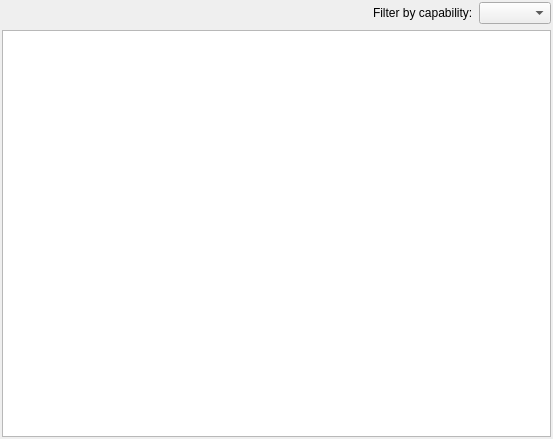
<?xml version="1.0" encoding="UTF-8"?>
<ui version="4.0">
 <class>Settings_Accounts</class>
 <widget class="QWidget" name="Settings_Accounts">
  <property name="geometry">
   <rect>
    <x>0</x>
    <y>0</y>
    <width>553</width>
    <height>439</height>
   </rect>
  </property>
  <property name="windowTitle">
   <string>Form</string>
  </property>
  <layout class="QVBoxLayout" name="verticalLayout">
   <property name="margin">
    <number>2</number>
   </property>
   <item>
    <layout class="QHBoxLayout" name="horizontalLayout">
     <item>
      <widget class="QButton" name="installFromFileBtn" native="true">
       <property name="sizePolicy">
        <sizepolicy hsizetype="Expanding" vsizetype="Preferred">
         <horstretch>0</horstretch>
         <verstretch>0</verstretch>
        </sizepolicy>
       </property>
      </widget>
     </item>
     <item>
      <spacer name="horizontalSpacer">
       <property name="orientation">
        <enum>Qt::Horizontal</enum>
       </property>
       <property name="sizeHint" stdset="0">
        <size>
         <width>40</width>
         <height>20</height>
        </size>
       </property>
      </spacer>
     </item>
     <item>
      <widget class="QLabel" name="label">
       <property name="text">
        <string>Filter by capability:</string>
       </property>
      </widget>
     </item>
     <item>
      <widget class="QComboBox" name="accountsFilterCombo"/>
     </item>
    </layout>
   </item>
   <item>
    <widget class="QListView" name="accountsView">
     <property name="alternatingRowColors">
      <bool>true</bool>
     </property>
     <property name="verticalScrollMode">
      <enum>QAbstractItemView::ScrollPerPixel</enum>
     </property>
     <property name="horizontalScrollMode">
      <enum>QAbstractItemView::ScrollPerPixel</enum>
     </property>
    </widget>
   </item>
  </layout>
 </widget>
 <customwidgets>
  <customwidget>
   <class>QButton</class>
   <extends>QWidget</extends>
   <header>thirdparty/Qocoa/QButton.h</header>
   <container>1</container>
  </customwidget>
 </customwidgets>
 <resources/>
 <connections/>
</ui>
